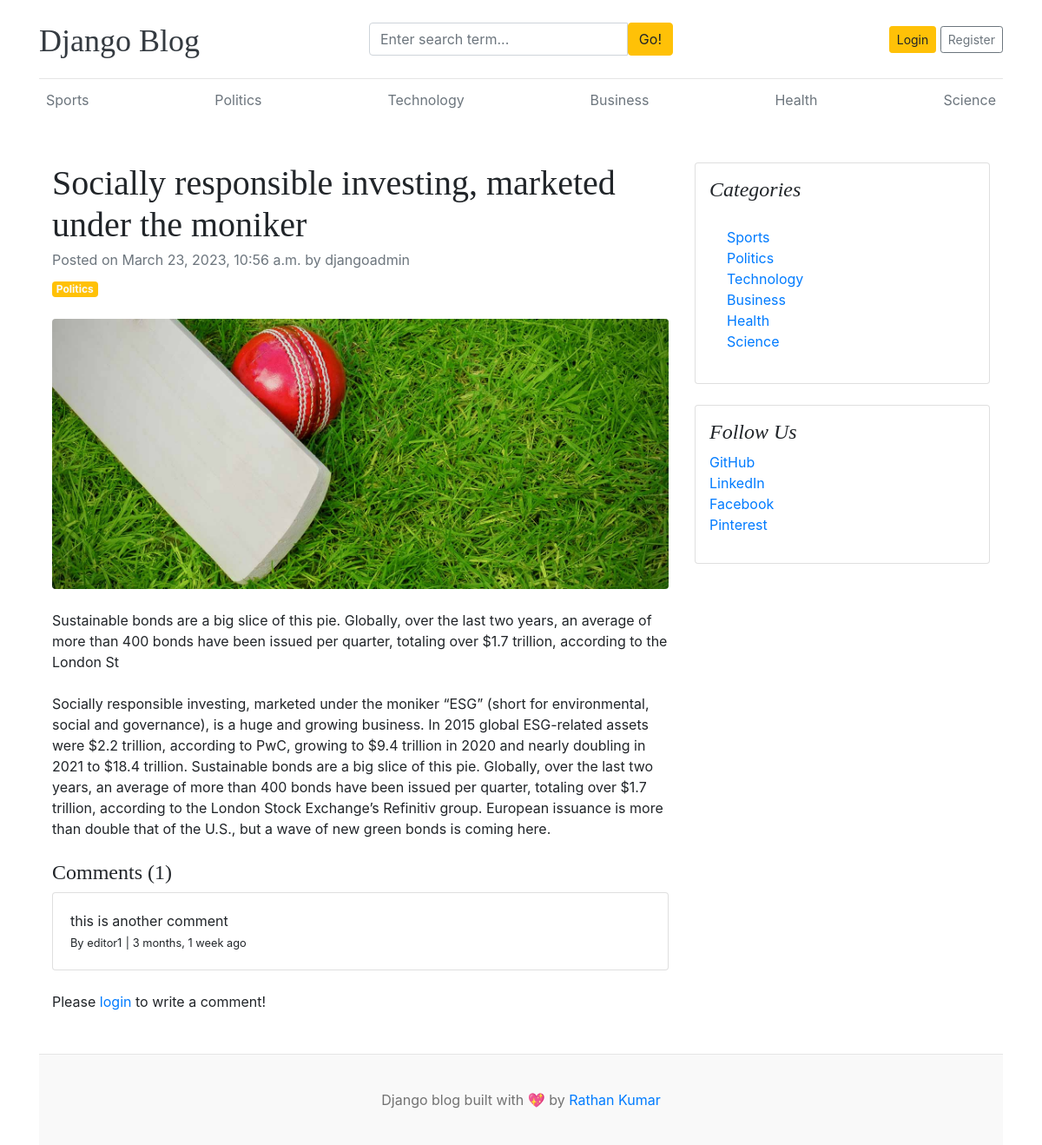
Screenshot of /blogs/socially-responsible-investing-marketed-under-the-moniker/ with the database file from the repository.
### blogs/models.py (models this page shows, shortened)
class Category(models.Model):
    category_name = models.CharField(max_length=50, unique=True)
    created_at = models.DateTimeField(auto_now_add=True)
    updated_at = models.DateTimeField(auto_now=True)
    class Meta:
        verbose_name_plural = 'categories'
    def __str__(self):
        return self.category_name

class Blog(models.Model):
    title = models.CharField(max_length=100)
    slug = models.SlugField(max_length=150, unique=True, blank=True)
    category = models.ForeignKey(Category, on_delete=models.CASCADE)
    author = models.ForeignKey(User, on_delete=models.CASCADE)
    featured_image = models.ImageField(upload_to='uploads/%Y/%m/%d')
    short_description = models.TextField(max_length=500)
    blog_body = models.TextField(max_length=2000)
    status = models.CharField(max_length=20, choices=STATUS_CHOICES, default="Draft")
    is_featured = models.BooleanField(default=False)
    created_at = models.DateTimeField(auto_now_add=True)
    updated_at = models.DateTimeField(auto_now=True)

class Comment(models.Model):
    user = models.ForeignKey(User, on_delete=models.CASCADE)
    blog = models.ForeignKey(Blog, on_delete=models.CASCADE)
    comment = models.TextField(max_length=250)
    created_at = models.DateTimeField(auto_now_add=True)
    updated_at = models.DateTimeField(auto_now=True)
    def __str__(self):
        return self.comment

### assignments/models.py (models this page shows, shortened)
class SocialLink(models.Model):
    platform = models.CharField(max_length=25)
    link = models.URLField(max_length=100)
    created_at = models.DateTimeField(auto_now_add=True)
    updated_at = models.DateTimeField(auto_now=True)

### blogs/views.py (the view, shortened to what this page needs)
# urls.py: path('blogs/<slug:slug>/', BlogsView.blogs, name='blogs'),
def blogs(request, slug):
    single_blog = get_object_or_404(Blog, slug=slug, status='Published')
    comments = Comment.objects.filter(blog=single_blog)
    comment_count = comments.count()
    context = {
        'single_blog': single_blog,
        'comments': comments,
        'comment_count': comment_count,
    }
    return render(request, 'blogs.html', context)

### blogs/context_processors.py (called while the page is built)
def get_categories(request):
    categories = Category.objects.all()
    return dict(categories=categories)

def get_social_links(request):
    social_links = SocialLink.objects.all()
    return dict(social_links=social_links)

### templates/blogs.html
{% extends 'base.html' %}
{% block content %}
<div class="container mt-5">
    <div class="row">
        <div class="col-lg-8">
            <article>
                <header class="mb-4">
                    <h1 class="fw-bolder mb-1">{{ single_blog.title }}</h1>
                    <div class="text-muted fst-italic mb-2">Posted on {{ single_blog.created_at }} by {{ single_blog.author }}</div>
                    <a class="badge bg-warning text-decoration-none text-light" href="#!">{{ single_blog.category }}</a>
                </header>
                <figure class="mb-4"><img class="img-fluid rounded" src="{{ single_blog.featured_image.url }}" alt="..." /></figure>
                <section class="mb-5">
                    <p class="fs-5 mb-4">{{ single_blog.short_description }}</p>
                    <p class="fs-5 mb-4">{{ single_blog.blog_body }}</p>
                    <h4>Comments ({{ comment_count }})</h4>
                    {% if comments %}
                        {% for comment in comments %}
                            <div class="card mt-1">
                                <div class="card-body">
                                    <p class="card-text mb-0">{{ comment }}</p>
                                    <span>
                                        <small>By {{ comment.user }}</small>
                                        <small>| {{ comment.created_at | timesince }} ago</small>
                                    </span>
                                </div>
                            </div>
                        {% endfor %}
                    {% else %}
                    No comments yet.
                    {% endif %}
                    <br>
                    <div class="form-group">
                        {% if user.is_authenticated %}
                        <form action="" method="POST">
                            {% csrf_token %}
                            <div class="form-group">
                                <textarea name="comment" class="form-control" placeholder="Write your comment"></textarea>
                                <input type="submit" value="Submit" class="btn btn-primary mt-2">
                            </div>
                        </form>
                        {% else %}
                        <p>Please <span><a href="{% url 'login' %}">login</a></span> to write a comment!</p>
                        {% endif %}
                    </div>
                </section>
            </article>
        </div>
        <div class="col-lg-4">
            <div class="card mb-4 p-3">
                <h4 class="font-italic">Categories</h4>
                <div class="card-body">
                    <div class="row">
                        <div class="col-sm-6">
                            <ul class="list-unstyled mb-0">
                                {% for cat in categories %}
                                <li><a href="{% url 'posts_by_category' cat.id %}">{{ cat.category_name }}</a></li>
                                {% endfor %}
                            </ul>
                        </div>
                    </div>
                </div>
            </div>
            {% if social_links %}
            <div class="card mb-4 p-3">
                <h4 class="font-italic">Follow Us</h4>
                <ol class="list-unstyled">
                    {% for i in social_links %}
                    <li><a href="{{ i.link }}" target="_blank">{{ i.platform }}</a></li>
                    {% endfor %}
                </ol>
            </div>
            {% endif %}
        </div>
    </div>
</div>
{% endblock %}

### templates/base.html (shortened to what this page needs)
{% load static %}
<!DOCTYPE html>
<html lang="en">
<head>
    <link href="https://getbootstrap.com/docs/4.0/dist/css/bootstrap.min.css" rel="stylesheet">
    <link href="{% static 'css/blog.css' %}" rel="stylesheet">
    <link rel="stylesheet" href="https://cdnjs.cloudflare.com/ajax/libs/font-awesome/4.7.0/css/font-awesome.min.css">
  </head>
<body>
    <div class="container">
      <header class="blog-header py-3">
        <div class="row flex-nowrap justify-content-between align-items-center">
          <div class="col-4 pt-1">
            <a class="blog-header-logo text-dark" href="/">Django Blog</a>
          </div>
          <div class="col-4">
            <form action="{% url 'search' %}" method="GET">
              <div class="input-group">
                <input class="form-control" type="text" name="keyword" value="{{ keyword }}" placeholder="Enter search term..." aria-label="Enter search term..." aria-describedby="button-search" />
                <button type="submit" class="btn btn-warning" id="button-search" type="button">Go!</button>
            </div>
            </form>
          </div>
          <div class="col-4 d-flex justify-content-end align-items-center">
            {% if not user.is_authenticated %}
            <a class="btn btn-sm btn-warning" href="{% url 'login' %}">Login</a> &nbsp;
            <a class="btn btn-sm btn-outline-secondary" href="{% url 'register' %}">Register</a>
            {% else %}
            <span><a href="{% url 'dashboard' %}">Dashboard</a></span>
            &emsp;
            <span><a href="{% url 'logout' %}">Logout</a></span>
            {% endif %}
          </div>
        </div>
      </header>
      <div class="nav-scroller py-1 mb-2">
        <nav class="nav d-flex justify-content-between">
          {% for cat in categories %}
          <a class="p-2 text-muted" href="{% url 'posts_by_category' cat.id %}">{{ cat.category_name }}</a>
          {% endfor %}
        </nav>
      </div>
{% block content %}
{% endblock %}
<footer class="blog-footer">
    <p>Django blog built with 💖 by <a href="#">Rathan Kumar</a></p>
  </footer>
  </body>
  </html>

### blog_main/static/css/blog.css (style rules this page uses)
.blog-header { border-bottom: 1px solid #e5e5e5; }
.blog-header-logo { font-family: "Playfair Display", Georgia, "Times New Roman", serif; font-size: 2.25rem; }
h1, h2, h3, h4, h5, h6 { font-family: "Playfair Display", Georgia, "Times New Roman", serif; }
.blog-footer { padding: 2.5rem 0; color: #727272; text-align: center; background-color: #f9f9f9; border-top: .05rem solid #e5e5e5; }
.blog-footer p:last-child { margin-bottom: 0; }

### rows the page displays
Category: category_name "Sports"
Category: category_name "Politics"
Category: category_name "Technology"
Category: category_name "Business"
Category: category_name "Health"
Category: category_name "Science"
Blog: title "Socially responsible investing, marketed under the moniker", created_at "March 23, 2023, 10:56 a.m.", author "djangoadmin", category "Politics", featured_image (picture), short_description "Sustainable bonds are a big slice of this pie. Globally, over the last two years, an average of more than 400 bonds have been issued per quarter, totaling over $1.7 trillion, according to the London St", blog_body "Socially responsible investing, marketed under the moniker “ESG” (short for environmental, social and governance), is a huge and growing business. In 2015 global ESG-related assets were $2.2 trillion, according to PwC, growing to $9.4 trillion in 2020 and nearly doubling in 2021 to $18.4 trillion. Sustainable bonds are a big slice of this pie. Globally, over the last two years, an average of more than 400 bonds have been issued per quarter, totaling over $1.7 trillion, according to the London Stock Exchange’s Refinitiv group. European issuance is more than double that of the U.S., but a wave of new green bonds is coming here."
Comment: comment "this is another comment", user "editor1", created_at "3 months, 1 week"
SocialLink: platform "GitHub"
SocialLink: platform "LinkedIn"
SocialLink: platform "Facebook"
SocialLink: platform "Pinterest"

### other values shown
{{ comment_count }} "1"
